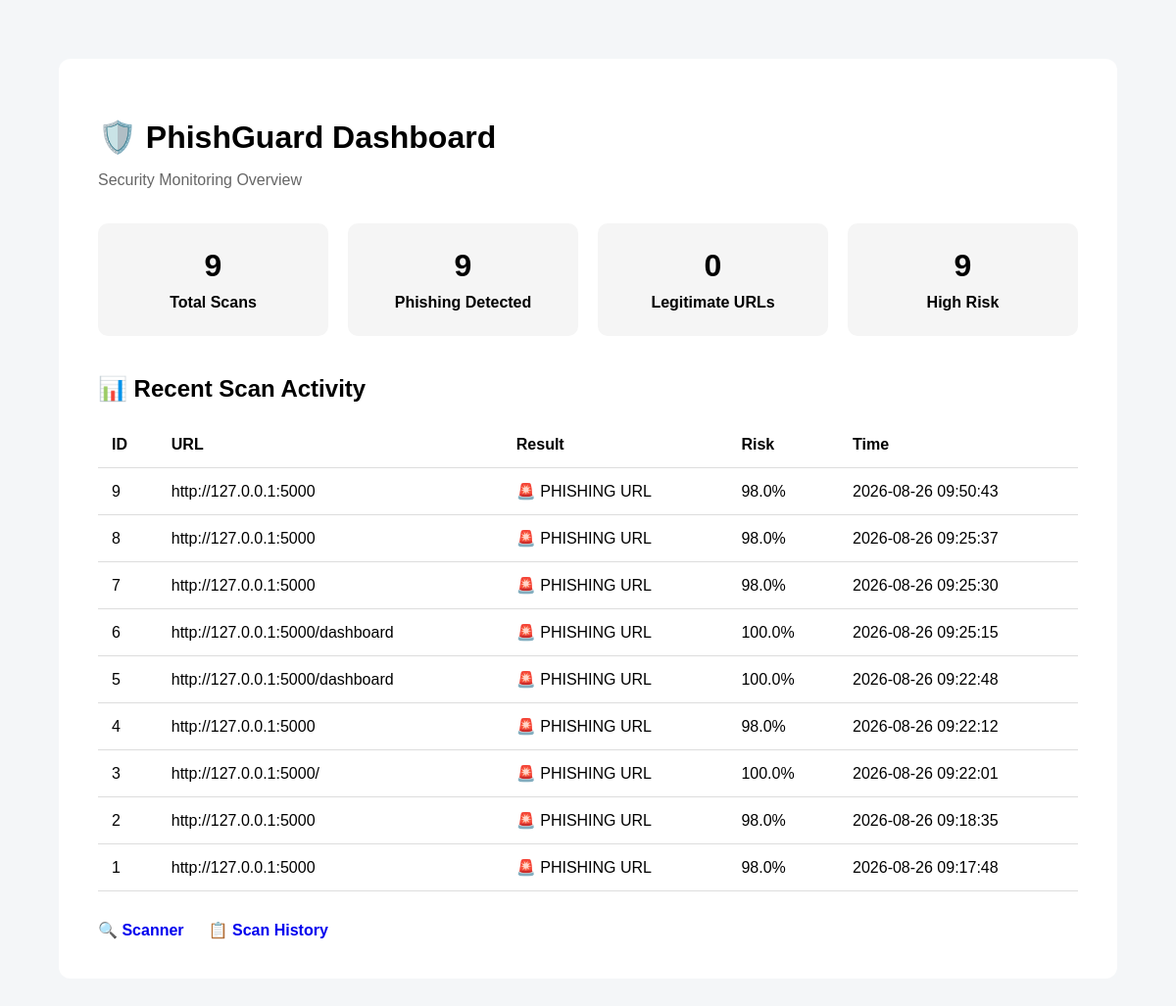
/dashboard, run on the app's committed database.
### tables this page shows
CREATE TABLE scans (
            id INTEGER PRIMARY KEY AUTOINCREMENT,
            url TEXT NOT NULL,
            result TEXT NOT NULL,
            risk_score REAL NOT NULL,
            scan_time TEXT NOT NULL
        );

### app.py (the view)
@app.route("/dashboard")
def dashboard():
    (
        total_scans,
        phishing_scans,
        legitimate_scans,
        high_risk_scans,
        recent_scans
    ) = get_dashboard_stats()
    return render_template(
        "dashboard.html",
        total_scans=total_scans,
        phishing_scans=phishing_scans,
        legitimate_scans=legitimate_scans,
        high_risk_scans=high_risk_scans,
        recent_scans=recent_scans
    )

### templates/dashboard.html (shortened to what this page needs)
<!DOCTYPE html>
<html lang="en">
<head>
    <link rel="stylesheet"
          href="{{ url_for('static', filename='style.css') }}">
</head>
<body>
<div class="dashboard-container">
    <h1>🛡️ PhishGuard Dashboard</h1>
    <p class="subtitle">
        Security Monitoring Overview
    </p>
    <div class="stats">
        <div class="stat-card">
            <h2>{{ total_scans }}</h2>
            <p>Total Scans</p>
        </div>
        <div class="stat-card">
            <h2>{{ phishing_scans }}</h2>
            <p>Phishing Detected</p>
        </div>
        <div class="stat-card">
            <h2>{{ legitimate_scans }}</h2>
            <p>Legitimate URLs</p>
        </div>
        <div class="stat-card">
            <h2>{{ high_risk_scans }}</h2>
            <p>High Risk</p>
        </div>
    </div>
    <div class="recent">
        <h2>📊 Recent Scan Activity</h2>
        <table>
            <tr>
                <th>ID</th>
                <th>URL</th>
                <th>Result</th>
                <th>Risk</th>
                <th>Time</th>
            </tr>
            {% for scan in recent_scans %}
            <tr>
                <td>{{ scan[0] }}</td>
                <td>{{ scan[1] }}</td>
                <td>{{ scan[2] }}</td>
                <td>{{ scan[3] }}%</td>
                <td>{{ scan[4] }}</td>
            </tr>
            {% endfor %}
        </table>
    </div>
    <div class="dashboard-links">
        <a href="/">
            🔍 Scanner
        </a>
        <a href="/history">
            📋 Scan History
        </a>
    </div>
</div>
</body>
</html>

### static/style.css (style rules this page uses)
* { box-sizing: border-box; }
body { margin: 0; font-family: Arial, sans-serif; background: #f4f6f8; }
h1 { margin-bottom: 10px; }
.subtitle { color: #666; margin-bottom: 35px; }
table { width: 100%; border-collapse: collapse; margin-top: 30px; }
th, td { padding: 12px; border-bottom: 1px solid #ddd; text-align: left; }
th { font-weight: bold; }
a { text-decoration: none; }
.dashboard-container { width: 90%; max-width: 1100px; margin: 60px auto; padding: 40px; background: white; border-radius: 12px; }
.stats { display: grid; grid-template-columns: repeat(4, 1fr); gap: 20px; margin-top: 35px; }
.stat-card { padding: 25px; border-radius: 10px; background: #f5f5f5; text-align: center; }
.stat-card h2 { font-size: 32px; margin: 0 0 10px; }
.stat-card p { margin: 0; font-weight: bold; }
.recent { margin-top: 40px; }
.recent table { margin-top: 20px; }
.recent th, .recent td { padding: 14px; }
.dashboard-links { margin-top: 30px; display: flex; gap: 25px; }
.dashboard-links a { font-weight: bold; }

### data on the page
scans: id "9", url "http://127.0.0.1:5000", result "🚨 PHISHING URL", risk_score "98.0", scan_time "2026-08-26 09:50:43"
scans: id "8", url "http://127.0.0.1:5000", result "🚨 PHISHING URL", risk_score "98.0", scan_time "2026-08-26 09:25:37"
scans: id "7", url "http://127.0.0.1:5000", result "🚨 PHISHING URL", risk_score "98.0", scan_time "2026-08-26 09:25:30"
scans: id "6", url "http://127.0.0.1:5000/dashboard", result "🚨 PHISHING URL", risk_score "100.0", scan_time "2026-08-26 09:25:15"
scans: id "5", url "http://127.0.0.1:5000/dashboard", result "🚨 PHISHING URL", risk_score "100.0", scan_time "2026-08-26 09:22:48"
scans: id "4", url "http://127.0.0.1:5000", result "🚨 PHISHING URL", risk_score "98.0", scan_time "2026-08-26 09:22:12"
scans: id "3", url "http://127.0.0.1:5000/", result "🚨 PHISHING URL", risk_score "100.0", scan_time "2026-08-26 09:22:01"
scans: id "2", url "http://127.0.0.1:5000", result "🚨 PHISHING URL", risk_score "98.0", scan_time "2026-08-26 09:18:35"
scans: id "1", url "http://127.0.0.1:5000", result "🚨 PHISHING URL", risk_score "98.0", scan_time "2026-08-26 09:17:48"

### other printed values
{{ total_scans }} "9"
{{ phishing_scans }} "9"
{{ legitimate_scans }} "0"
{{ high_risk_scans }} "9"
